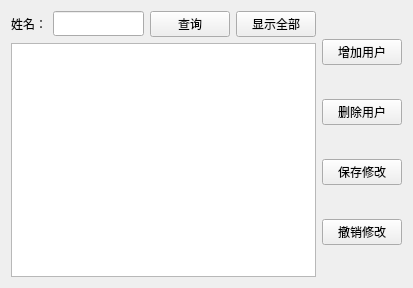
<?xml version="1.0" encoding="UTF-8"?>
<ui version="4.0">
 <class>UserManager</class>
 <widget class="QWidget" name="UserManager">
  <property name="windowModality">
   <enum>Qt::ApplicationModal</enum>
  </property>
  <property name="geometry">
   <rect>
    <x>0</x>
    <y>0</y>
    <width>413</width>
    <height>288</height>
   </rect>
  </property>
  <property name="font">
   <font>
    <family>Microsoft YaHei</family>
   </font>
  </property>
  <property name="windowTitle">
   <string>系统管理窗口</string>
  </property>
  <layout class="QGridLayout" name="gridLayout">
   <item row="0" column="0">
    <layout class="QHBoxLayout" name="horizontalLayout">
     <item>
      <widget class="QLabel" name="label">
       <property name="text">
        <string>姓名：</string>
       </property>
      </widget>
     </item>
     <item>
      <widget class="QLineEdit" name="lineEdit"/>
     </item>
     <item>
      <widget class="QPushButton" name="pushButton_5">
       <property name="text">
        <string>查询</string>
       </property>
      </widget>
     </item>
     <item>
      <widget class="QPushButton" name="pushButton_6">
       <property name="text">
        <string>显示全部</string>
       </property>
      </widget>
     </item>
    </layout>
   </item>
   <item row="0" column="1" rowspan="2">
    <layout class="QVBoxLayout" name="verticalLayout">
     <item>
      <widget class="QPushButton" name="pushButton">
       <property name="text">
        <string>增加用户</string>
       </property>
      </widget>
     </item>
     <item>
      <widget class="QPushButton" name="pushButton_2">
       <property name="text">
        <string>删除用户</string>
       </property>
      </widget>
     </item>
     <item>
      <widget class="QPushButton" name="pushButton_3">
       <property name="text">
        <string>保存修改</string>
       </property>
      </widget>
     </item>
     <item>
      <widget class="QPushButton" name="pushButton_4">
       <property name="text">
        <string>撤销修改</string>
       </property>
      </widget>
     </item>
    </layout>
   </item>
   <item row="1" column="0">
    <widget class="QTableView" name="tableView"/>
   </item>
  </layout>
 </widget>
 <resources/>
 <connections/>
</ui>
